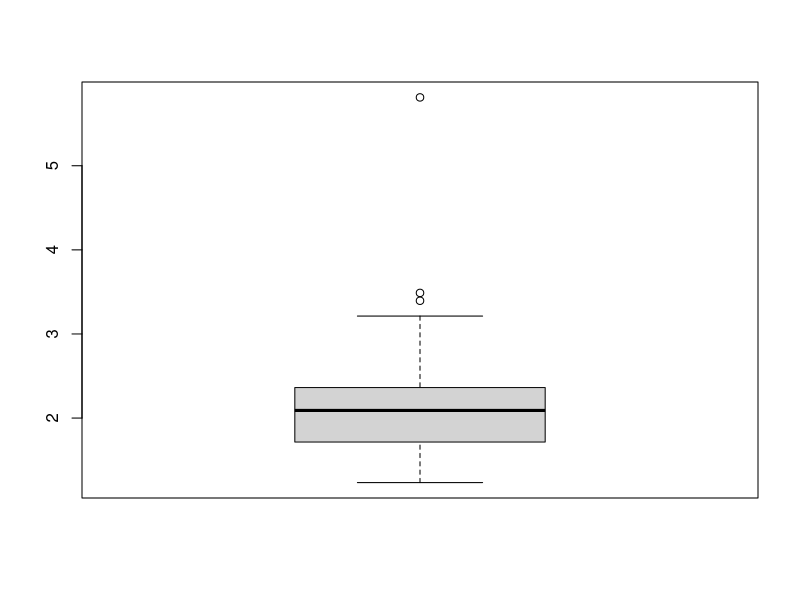
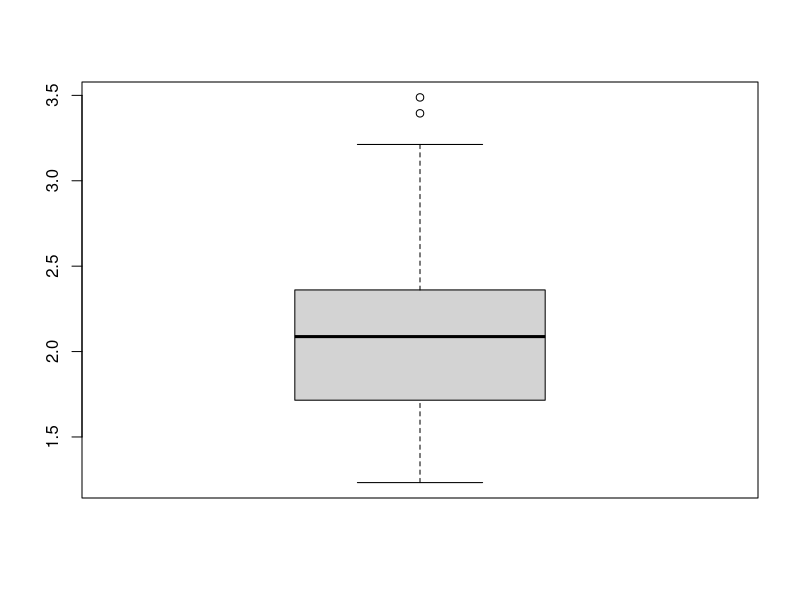
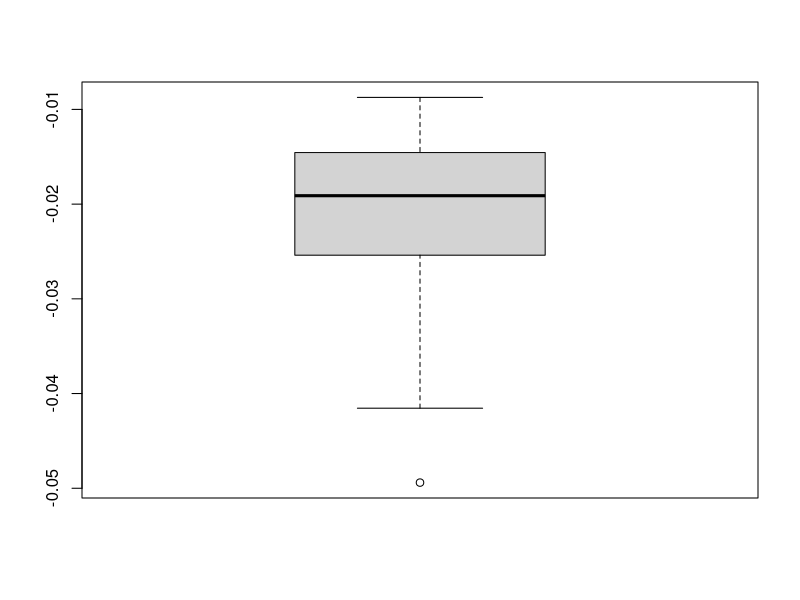
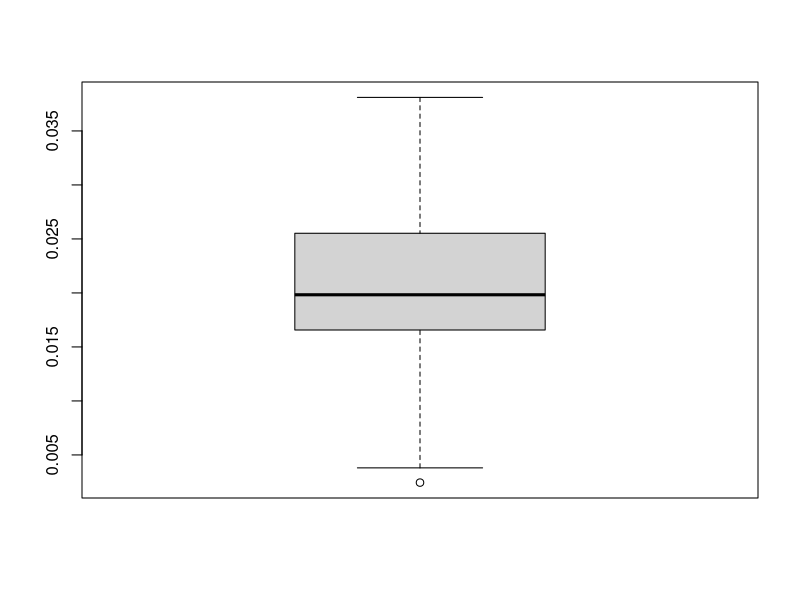
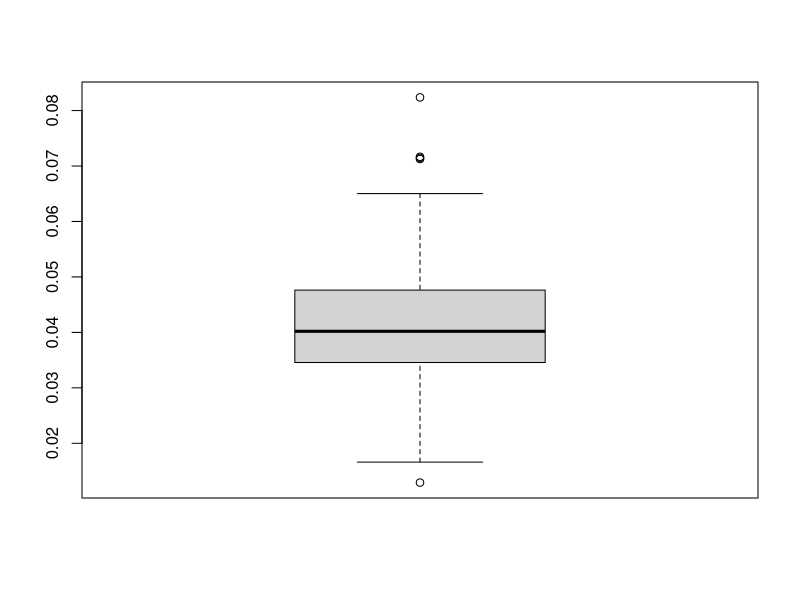
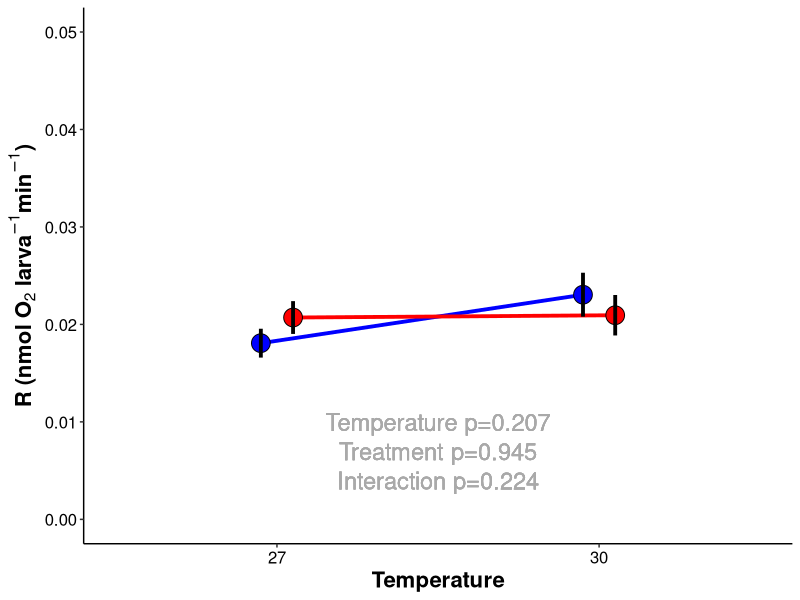
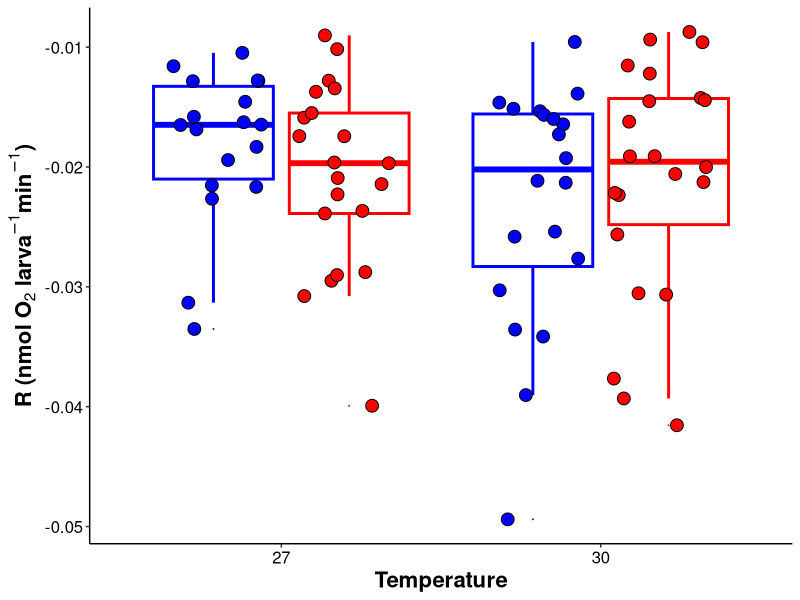
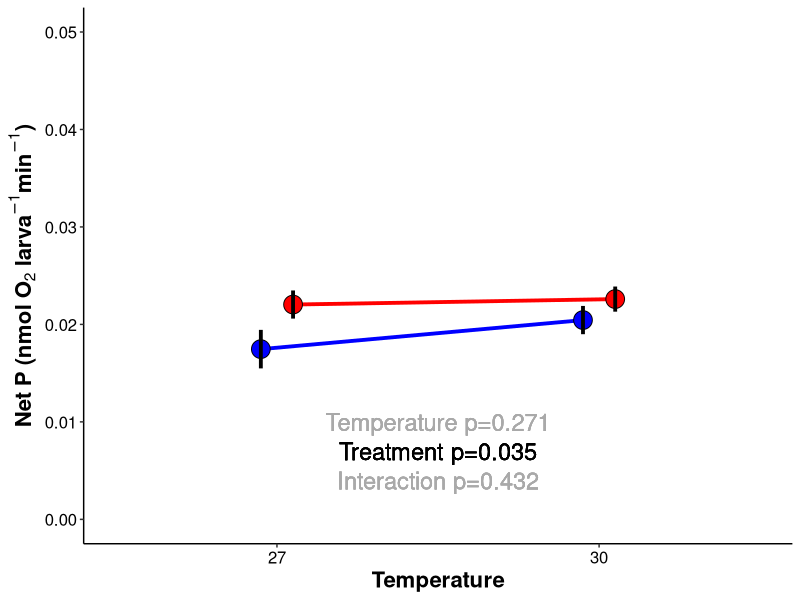

Reproduce these figures in R, in order.
## ---- chunk 1
knitr::opts_chunk$set(echo = TRUE, warning = FALSE, message = FALSE)
## ---- chunk 2
## install packages if you dont already have them in your library
if ("tidyverse" %in% rownames(installed.packages()) == 'FALSE') install.packages('tidyverse') 
if ("car" %in% rownames(installed.packages()) == 'FALSE') install.packages('car') 
if ("lme4" %in% rownames(installed.packages()) == 'FALSE') install.packages('lme4') 
if ("lmerTest" %in% rownames(installed.packages()) == 'FALSE') install.packages('lmerTest') 
if ("scales" %in% rownames(installed.packages()) == 'FALSE') install.packages('scales') 
if ("cowplot" %in% rownames(installed.packages()) == 'FALSE') install.packages('cowplot') 
if ("ggplot2" %in% rownames(installed.packages()) == 'FALSE') install.packages('ggplot2') 
if ("effects" %in% rownames(installed.packages()) == 'FALSE') install.packages('effects') 
if ("emmeans" %in% rownames(installed.packages()) == 'FALSE') install.packages('emmeans') 
if ("multcomp" %in% rownames(installed.packages()) == 'FALSE') install.packages('multcomp') 

#load packages
library("ggplot2")
library("tidyverse")
library('car')
library('lme4')
library('lmerTest')
library('scales')
library('cowplot')
library('effects')
library('emmeans')
library('multcomp')
## ---- chunk 3
PRdata<-read.csv("Mcap2021/Output/Respiration/oxygen_P_R_calc.csv") #load data
## ---- chunk 4
#remove all rows of wells that did not have samples or blanks
PRdata<-PRdata[!is.na(PRdata$Type),]

#format columns
PRdata$Temperature<-as.factor(PRdata$Temperature)
PRdata$Plate<-as.factor(PRdata$Plate)
PRdata$Run<-as.factor(PRdata$Run)
## ---- chunk 5
PRdata$ratio<-abs(PRdata$GP.nmol.org.min)/abs(PRdata$R.nmol.org.min) #calculate ratio with absolute values
#remove outliers detected by values of P:R ratio data
boxplot(PRdata$ratio)
PRdata<-PRdata%>%filter(ratio < 5)
boxplot(PRdata$ratio)
## ---- chunk 6
boxplot(PRdata$R.nmol.org.min)
#PRdata<-PRdata%>%filter(R.nmol.org.min < 10)
#boxplot(PRdata$R.nmol.org.min)

boxplot(PRdata$P.nmol.org.min)
#PRdata<-PRdata%>%filter(P.nmol.org.min < 10)
#boxplot(PRdata$P.nmol.org.min)

boxplot(PRdata$GP.nmol.org.min)
#PRdata<-PRdata%>%filter(GP.nmol.org.min < 10)
#boxplot(PRdata$GP.nmol.org.min)
## ---- chunk 7

r_plot<-PRdata %>%
    group_by(Treatment, Temperature)%>%
    dplyr::summarise(mean=mean(abs(R.nmol.org.min)), sd=sd(abs(R.nmol.org.min)), N=length(R.nmol.org.min), se=sd/sqrt(N))%>%
    ggplot(., aes(x = as.factor(Temperature), y = abs(mean), group=interaction(Treatment, Temperature))) +
    #geom_hline(yintercept=0, linetype="dashed", color="black", size=0.75)+
    geom_line(position=position_dodge(0.2), size=1.3, aes(color=Treatment, group=Treatment)) +
    geom_point(aes(fill=Treatment, group=interaction(Treatment, Temperature)), pch = 21, size=6, position = position_dodge(0.2)) + 
    geom_errorbar(aes(ymin=mean-se, ymax=mean+se, group=interaction(Treatment, Temperature)), width=0, linetype="solid", position=position_dodge(0.2), size=1.3, color="black")+
    xlab("Temperature") + 
    scale_fill_manual(name="Rearing Treatment", values=c("blue","red"))+
    scale_color_manual(name="Rearing Treatment", values=c("blue","red"))+
    ylab(expression(bold(paste("R (nmol ", O[2], " larva"^-1, "min"^-1, ")")))) +
    #scale_y_continuous(limits=c(0.5, -0.005), labels = scales::number_format(accuracy = 0.01, decimal.mark = '.'))+
    ylim(0, 0.05)+
    geom_text(x=1.5, y=0.007, label="Treatment p=0.945", color="darkgray", size=6)+
    geom_text(x=1.5, y=0.01, label="Temperature p=0.207", color="darkgray", size=6)+
    geom_text(x=1.5, y=0.004, label="Interaction p=0.224", color="darkgray", size=6)+
    theme_classic() + 
    theme(
      legend.position="none",
      axis.title=element_text(face="bold", size=16),
      axis.text=element_text(size=12, color="black"), 
      legend.title=element_text(face="bold", size=14), 
      legend.text=element_text(size=12)
      ); r_plot

#ggsave("Mcap2021/Figures/Respiration/Respiration.png", r_plot, dpi=300, w=5, h=5, units="in")
## ---- chunk 8

r_plot_2<-PRdata %>%
    group_by(Treatment, Temperature)%>%
    ggplot(., aes(x = as.factor(Temperature), y = R.nmol.org.min, group=interaction(Treatment, Temperature))) +
    #geom_hline(yintercept=0, linetype="dashed", color="black", size=0.75)+
    geom_boxplot(aes(color=Treatment, group=interaction(Treatment, Temperature)), outlier.size = 0, position = position_dodge(0.85), lwd=1) +
    geom_point(aes(fill=Treatment, group=interaction(Treatment, Temperature)), pch = 21, size=4, position = position_jitterdodge(0.3)) + 
    xlab("Temperature") + 
    scale_fill_manual(name="Rearing Treatment", values=c("blue","red"))+
    scale_color_manual(name="Rearing Treatment", values=c("blue","red"))+
    ylab(expression(bold(paste("R (nmol ", O[2], " larva"^-1, "min"^-1, ")")))) +
    #scale_y_continuous(limits=c(-0.03, 0.005), labels = scales::number_format(accuracy = 0.01, decimal.mark = '.'))+
    theme_classic() + 
    theme(
      legend.position="none",
      axis.title=element_text(face="bold", size=16),
      axis.text=element_text(size=12, color="black"), 
      legend.title=element_text(face="bold", size=14), 
      legend.text=element_text(size=12)
      ); r_plot_2

#ggsave("Mcap2021/Figures/Respiration/Respiration_box.png", r_plot_2, dpi=300, w=5, h=5, units="in")
## ---- chunk 9
p_plot<-PRdata %>%
    dplyr::group_by(Treatment, Temperature)%>%
    dplyr::summarise(mean=mean(P.nmol.org.min), sd=sd(P.nmol.org.min), N=length(P.nmol.org.min), se=sd/sqrt(N))%>%
    ggplot(., aes(x = as.factor(Temperature), y = mean, group=interaction(Treatment, Temperature))) +
    #geom_hline(yintercept=0, linetype="dashed", color="black", size=0.75)+
    geom_line(position=position_dodge(0.2), size=1.3, aes(color=Treatment, group=Treatment)) +
    geom_point(aes(fill=Treatment, group=interaction(Treatment, Temperature)), pch = 21, size=6, position = position_dodge(0.2)) + 
    geom_errorbar(aes(ymin=mean-se, ymax=mean+se, group=interaction(Treatment, Temperature)), width=0, linetype="solid", position=position_dodge(0.2), size=1.3, color="black")+
    xlab("Temperature") + 
    scale_fill_manual(name="Rearing Treatment", values=c("blue","red"))+
    scale_color_manual(name="Rearing Treatment", values=c("blue","red"))+
    ylab(expression(bold(paste("Net P (nmol ", O[2], " larva"^-1, "min"^-1, ")")))) +
    geom_text(x=1.5, y=0.007, label="Treatment p=0.035", color="black", size=6)+
    geom_text(x=1.5, y=0.01, label="Temperature p=0.271", color="darkgray", size=6)+
    geom_text(x=1.5, y=0.004, label="Interaction p=0.432", color="darkgray", size=6)+
    ylim(0, 0.05) +
    theme_classic() + 
    theme(
      legend.position="none",
      axis.title=element_text(face="bold", size=16),
      axis.text=element_text(size=12, color="black"), 
      legend.title=element_text(face="bold", size=14), 
      legend.text=element_text(size=12)
      ); p_plot

## ---- chunk 10

p_plot_2<-PRdata %>%
    group_by(Treatment, Temperature)%>%
    ggplot(., aes(x = as.factor(Temperature), y = P.nmol.org.min, group=interaction(Treatment, Temperature))) +
    #geom_hline(yintercept=0, linetype="dashed", color="black", size=0.75)+
    geom_boxplot(aes(color=Treatment, group=interaction(Treatment, Temperature)), outlier.size = 0, position = position_dodge(0.85), lwd=1) +
    geom_point(aes(fill=Treatment, group=interaction(Treatment, Temperature)), pch = 21, size=4, position = position_jitterdodge(0.3)) + 
    xlab("Temperature") + 
    scale_fill_manual(name="Rearing Treatment", values=c("blue","red"))+
    scale_color_manual(name="Rearing Treatment", values=c("blue","red"))+
    ylab(expression(bold(paste("Net P (nmol ", O[2], " larva"^-1, "min"^-1, ")")))) +
    #scale_y_continuous(limits=c(-0.03, 0.005), labels = scales::number_format(accuracy = 0.01, decimal.mark = '.'))+
    theme_classic() + 
    theme(
      legend.position="none",
      axis.title=element_text(face="bold", size=16),
      axis.text=element_text(size=12, color="black"), 
      legend.title=element_text(face="bold", size=14), 
      legend.text=element_text(size=12)
      ); p_plot_2

#ggsave("Mcap2021/Figures/Respiration/NetPhotosynthesis_box.png", p_plot_2, dpi=300, w=5, h=5, units="in")
## ---- chunk 11
gp_plot<-PRdata %>%
    dplyr::group_by(Treatment, Temperature)%>%
    dplyr::summarise(mean=mean(GP.nmol.org.min), sd=sd(GP.nmol.org.min), N=length(GP.nmol.org.min), se=sd/sqrt(N))%>%
    ggplot(., aes(x = as.factor(Temperature), y = mean, group=interaction(Treatment, Temperature))) +
    #geom_hline(yintercept=0, linetype="dashed", color="black", size=0.75)+
    geom_line(position=position_dodge(0.2), size=1.3, aes(color=Treatment, group=Treatment)) +
    geom_point(aes(fill=Treatment, group=interaction(Treatment, Temperature)), pch = 21, size=6, position = position_dodge(0.2)) + 
    geom_errorbar(aes(ymin=mean-se, ymax=mean+se, group=interaction(Treatment, Temperature)), width=0, linetype="solid", position=position_dodge(0.2), size=1.3, color="black")+
    xlab("Temperature") + 
    scale_fill_manual(name="Rearing Treatment", values=c("blue","red"))+
    scale_color_manual(name="Rearing Treatment", values=c("blue","red"))+
    ylab(expression(bold(paste("Gross P (nmol ", O[2], " larva"^-1, "min"^-1, ")")))) +
    ylim(0, 0.05) +
    geom_text(x=1.5, y=0.007, label="Treatment p=0.226", color="darkgray", size=6)+
    geom_text(x=1.5, y=0.01, label="Temperature p=0.143", color="darkgray", size=6)+
    geom_text(x=1.5, y=0.004, label="Interaction p=0.207", color="darkgray", size=6)+
    theme_classic() + 
    theme(
      legend.position="none",
      axis.title=element_text(face="bold", size=16),
      axis.text=element_text(size=12, color="black"), 
      legend.title=element_text(face="bold", size=14), 
      legend.text=element_text(size=12)
      ); gp_plot

## ---- chunk 12

gp_plot_2<-PRdata %>%
    group_by(Treatment, Temperature)%>%
    ggplot(., aes(x = as.factor(Temperature), y = GP.nmol.org.min, group=interaction(Treatment, Temperature))) +
    #geom_hline(yintercept=0, linetype="dashed", color="black", size=0.75)+
    geom_boxplot(aes(color=Treatment, group=interaction(Treatment, Temperature)), outlier.size = 0, position = position_dodge(0.85), lwd=1) +
    geom_point(aes(fill=Treatment, group=interaction(Treatment, Temperature)), pch = 21, size=4, position = position_jitterdodge(0.3)) + 
    xlab("Temperature") + 
    scale_fill_manual(name="Rearing Treatment", values=c("blue","red"))+
    scale_color_manual(name="Rearing Treatment", values=c("blue","red"))+
    ylab(expression(bold(paste("Gross P (nmol ", O[2], " larva"^-1, "min"^-1, ")")))) +
    #scale_y_continuous(limits=c(-0.03, 0.005), labels = scales::number_format(accuracy = 0.01, decimal.mark = '.'))+
    theme_classic() + 
    theme(
      legend.position="none",
      axis.title=element_text(face="bold", size=16),
      axis.text=element_text(size=12, color="black"), 
      legend.title=element_text(face="bold", size=14), 
      legend.text=element_text(size=12)
      ); gp_plot_2

#ggsave("Mcap2021/Figures/Respiration/GrossPhotosynthesis_box.png", gp_plot_2, dpi=300, w=5, h=5, units="in")
## ---- chunk 13
pr_plot<-PRdata %>%
    dplyr::group_by(Treatment, Temperature)%>%
    dplyr::summarise(mean=mean(ratio), sd=sd(ratio), N=length(ratio), se=sd/sqrt(N))%>%
    ggplot(., aes(x = as.factor(Temperature), y = mean, group=interaction(Treatment, Temperature))) +
    #geom_hline(yintercept=1, linetype="dashed", color="black", size=0.75)+
    geom_line(position=position_dodge(0.2), size=1.3, aes(color=Treatment, group=Treatment)) +
    geom_point(aes(fill=Treatment, group=interaction(Treatment, Temperature)), pch = 21, size=6, position = position_dodge(0.2)) + 
    geom_errorbar(aes(ymin=mean-se, ymax=mean+se, group=interaction(Treatment, Temperature)), width=0, linetype="solid", position=position_dodge(0.2), size=1.3, color="black")+
    xlab("Temperature") + 
    scale_fill_manual(name="Rearing Treatment", values=c("blue","red"))+
    scale_color_manual(name="Rearing Treatment", values=c("blue","red"))+
    ylab(expression(bold(paste("P:R")))) +
    #scale_y_continuous(limits=c(0.8, 3), labels = scales::number_format(accuracy = 0.01, decimal.mark = '.'))+
    ylim(1, 3) +
    geom_text(x=1.5, y=1.28, label="Treatment p=0.051", color="darkgray", size=6)+
    geom_text(x=1.5, y=1.4, label="Temperature p=0.540", color="darkgray", size=6)+
    geom_text(x=1.5, y=1.15, label="Interaction p=0.525", color="darkgray", size=6)+
    theme_classic() + 
    theme(
      legend.position="right",
      axis.title=element_text(face="bold", size=16),
      axis.text=element_text(size=12, color="black"), 
      legend.title=element_text(face="bold", size=14), 
      legend.text=element_text(size=14)
      ); pr_plot

## ---- chunk 14

pr_plot_2<-PRdata %>%
    group_by(Treatment, Temperature)%>%
    ggplot(., aes(x = as.factor(Temperature), y = ratio, group=interaction(Treatment, Temperature))) +
    #geom_hline(yintercept=0, linetype="dashed", color="black", size=0.75)+
    geom_boxplot(aes(color=Treatment, group=interaction(Treatment, Temperature)), outlier.size = 0, position = position_dodge(0.85), lwd=1) +
    geom_point(aes(fill=Treatment, group=interaction(Treatment, Temperature)), pch = 21, size=4, position = position_jitterdodge(0.3)) + 
    xlab("Temperature") + 
    scale_fill_manual(name="Rearing Treatment", values=c("blue","red"))+
    scale_color_manual(name="Rearing Treatment", values=c("blue","red"))+
    ylab(expression(bold(paste("P:R")))) +
    #scale_y_continuous(limits=c(-0.03, 0.005), labels = scales::number_format(accuracy = 0.01, decimal.mark = '.'))+
    theme_classic() + 
    theme(
      legend.position="right",
      axis.title=element_text(face="bold", size=16),
      axis.text=element_text(size=12, color="black"), 
      legend.title=element_text(face="bold", size=14), 
      legend.text=element_text(size=12)
      ); pr_plot_2

#ggsave("Mcap2021/Figures/Respiration/PRratio_box.png", pr_plot_2, dpi=300, w=5, h=5, units="in")
## ---- chunk 15
full_fig<-plot_grid(r_plot, p_plot, gp_plot, pr_plot, ncol=4, nrow=1, rel_heights= c(1,1,1,1), rel_widths = c(1,1,1,1.4), label_y=1, align="h", labels=c("A", "B", "C", "D"), label_size=18)

ggsave(filename="Mcap2021/Figures/Respiration/respirometry_fig.png", plot=full_fig, dpi=500, width=18, height=6, units="in")
## ---- chunk 16
full_fig_box<-plot_grid(r_plot_2, p_plot_2, gp_plot_2, pr_plot_2, ncol=4, nrow=1, rel_heights= c(1,1,1,1), rel_widths = c(1,1,1,1.4), label_y=1, align="h")

ggsave(filename="Mcap2021/Figures/Respiration/respirometry_fig_box.png", plot=full_fig_box, dpi=500, width=18, height=6, units="in")
## ---- chunk 17
Rmodel1<-lmer(R.nmol.org.min~Treatment*Temperature + (1|Run) + (1|Tank), data=PRdata) #run as random
anova(Rmodel1, type="II") 
summary(Rmodel1)
## ---- chunk 18
Rmodel2<-aov(R.nmol.org.min~Treatment*Temperature, data=PRdata)
summary(Rmodel2)
## ---- chunk 19
qqPlot(residuals(Rmodel2))
leveneTest(residuals(Rmodel2)~Treatment*Temperature, data=PRdata)
## ---- chunk 20
Pmodel1<-lmer(P.nmol.org.min~Treatment*Temperature + (1|Run) + (1|Tank), data=PRdata) #run nested within day
anova(Pmodel1, type="II")
summary(Pmodel1)
## ---- chunk 21
Pmodel2<-aov(P.nmol.org.min~Treatment*Temperature, data=PRdata)
summary(Pmodel2)
## ---- chunk 22
qqPlot(residuals(Pmodel2))
leveneTest(residuals(Pmodel2)~Treatment*Temperature, data=PRdata)
## ---- chunk 23
GPmodel1<-lmer(GP.nmol.org.min~Treatment*Temperature + (1|Run) + (1|Tank), data=PRdata) #run nested within day
anova(GPmodel1, type="II")
summary(GPmodel1)
## ---- chunk 24
GPmodel2<-aov(GP.nmol.org.min~Treatment*Temperature, data=PRdata)
summary(GPmodel2)
## ---- chunk 25
qqPlot(residuals(GPmodel2))
leveneTest(residuals(GPmodel2)~Treatment*Temperature, data=PRdata)
## ---- chunk 26
PRmodel1<-lmer(ratio~Treatment*Temperature + (1|Run) + (1|Tank), data=PRdata) #run as random
anova(PRmodel1, type="II")
summary(PRmodel1)
## ---- chunk 27
PRmodel2<-aov(ratio~Treatment*Temperature, data=PRdata)
summary(PRmodel2)
## ---- chunk 28
qqPlot(residuals(PRmodel2))
leveneTest(residuals(PRmodel2)~Treatment*Temperature, data=PRdata)
## ---- chunk 29
summary<-PRdata%>%
  group_by(Temperature, Treatment)%>%
  summarise(N=length(R.nmol.org.min),
            Mean_R=mean(R.nmol.org.min), 
            SE_R=sd(R.nmol.org.min)/sqrt(length(R.nmol.org.min)),
            Mean_P=mean(P.nmol.org.min), 
            SE_P=sd(P.nmol.org.min)/sqrt(length(P.nmol.org.min)),
            Mean_GP=mean(GP.nmol.org.min), 
            SE_GP=sd(GP.nmol.org.min)/sqrt(length(GP.nmol.org.min)),
            Mean_PR=mean(ratio), 
            SE_PR=sd(ratio)/sqrt(length(ratio)))

summary%>%
  write_csv(., "Mcap2021/Output/Respiration/mean_respiration.csv")
